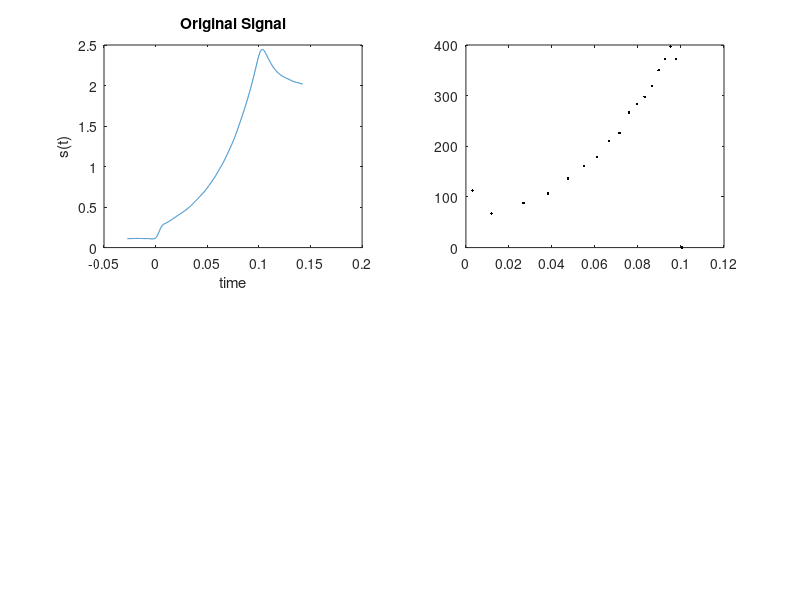

Reproduce this figure in MATLAB. (Note: this script raises an error after producing the figure.)
%% fig 1

clc; clear; close all;
load('sampledata.mat')
load('results_FE__kRec200_Noise1.mat') % example file

%%

% plot original stimulus
subplot(221)
plot(sampledata.t, sampledata.F)
ax = gca;
xlabel('time')
ylabel('s(t)')
title('Original Signal')

% plot neural rate signal
subplot(222)
plot(data.spiketimes, data.ifr, '.k')
xlim(ax.XAxis.Limits)
title('Neural Signal')

% plot integrated stimulus estimate
subplot(223)
plot(data.spiketimes, Sint)
ylim([0 25])
yyaxis right
plot(sampledata.t, sampledata.F)
ylim([sampledata.F(1) sampledata.F(1)+3])
xlim(ax.XAxis.Limits)
legend({'$\hat{s}$', 's'}, 'Interpreter', 'latex')
title('Integrated Approximation')

% plot error over time
subplot(224)
plot(error.t, error.sqresid)
xlim(ax.XAxis.Limits)
xlabel('time')
ylabel('square resid.')
title('Approximation Error')

% export
print(['/Users/jacobstephens/Documents/FP_FEexamplefig'], '-depsc2')